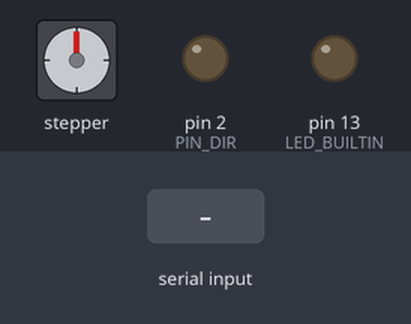
Recording of a program running on a simulated Arduino Nano, built with avr-gcc and run on an emulated ATmega328P. On the bench: stepper motor, output pins drawn as LEDs (lit = HIGH). The test bench sets the inputs (shaded band). Stepper angles assume 200 steps per turn; what the program prints to the serial monitor is not drawn.

Above: at 3.9 s.
4.0 s: "MOVE 90\n" received over Serial
At 4.41 s:
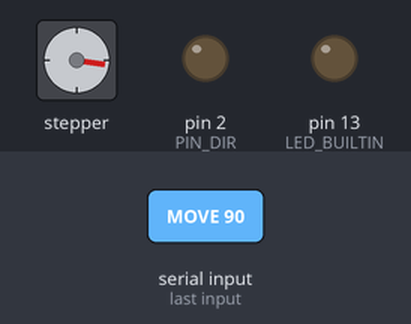
At 5.3 s:
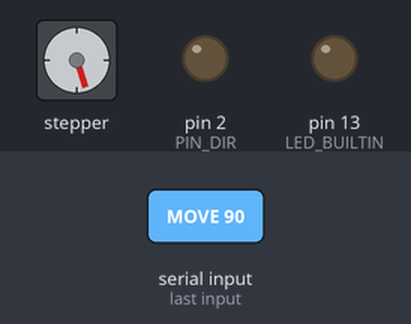
6.0 s: "MOVE 90\n" received over Serial
At 6.8 s:
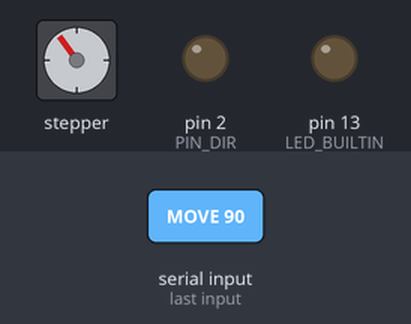
Timing chart, 0 to 9.0 s (numbered marks = the images above; inputs shaded):
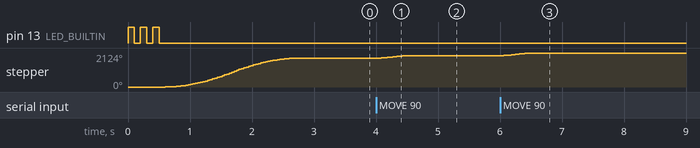

The program:

main.cpp
```cpp
/*
 * EXP_011 — Step 5+6: AccelStepper + Serial Commands
 * ====================================================
 * Tests AccelStepper library with the same pins that worked in raw GPIO.
 * Also adds serial command interface for interactive testing.
 *
 * On boot:
 *   1. Blink LED 3x
 *   2. Blocking AccelStepper move: 1000 steps forward
 *   3. Print result to serial
 *
 * Serial commands:
 *   PING            → PONG
 *   STATUS          → position, speed, moving state
 *   MOVE <steps>    → relative move
 *   STOP            → emergency stop
 *   SPEED <sps>     → set max speed
 *   ACCEL <val>     → set acceleration
 *   RAWTEST         → 200 raw GPIO pulses (bypass AccelStepper)
 *
 * Pins: D4 = STEP (PUL+), D2 = DIR (DIR+)
 */

#include <Arduino.h>
#include <AccelStepper.h>

#define PIN_STEP  4
#define PIN_DIR   2

AccelStepper stepper(AccelStepper::DRIVER, PIN_STEP, PIN_DIR);

String inputBuffer = "";

void processCommand(String cmd) {
    cmd.trim();
    cmd.toUpperCase();
    if (cmd.length() == 0) return;

    if (cmd == "PING") {
        Serial.println("PONG");
        return;
    }

    if (cmd == "STATUS") {
        Serial.print("POS:"); Serial.println(stepper.currentPosition());
        Serial.print("SPEED:"); Serial.println((int)stepper.maxSpeed());
        Serial.print("MOVING:"); Serial.println(stepper.isRunning() ? 1 : 0);
        Serial.print("TARGET:"); Serial.println(stepper.targetPosition());
        return;
    }

    if (cmd == "STOP") {
        stepper.stop();
        Serial.println("OK STOPPED");
        return;
    }

    if (cmd.startsWith("MOVE ")) {
        long steps = cmd.substring(5).toInt();
        stepper.move(steps);
        Serial.print("OK MOVE "); Serial.println(steps);
        return;
    }

    if (cmd.startsWith("SPEED ")) {
        float spd = cmd.substring(6).toFloat();
        stepper.setMaxSpeed(spd);
        Serial.print("OK SPEED "); Serial.println((int)spd);
        return;
    }

    if (cmd.startsWith("ACCEL ")) {
        float a = cmd.substring(6).toFloat();
        stepper.setAcceleration(a);
        Serial.print("OK ACCEL "); Serial.println((int)a);
        return;
    }

    if (cmd == "RAWTEST") {
        Serial.println("RAWTEST_START");
        digitalWrite(PIN_DIR, LOW);
        for (int i = 0; i < 200; i++) {
            digitalWrite(PIN_STEP, HIGH);
            delayMicroseconds(500);
            digitalWrite(PIN_STEP, LOW);
            delayMicroseconds(500);
        }
        Serial.println("OK RAWTEST 200 pulses");
        return;
    }

    Serial.print("ERROR:UNKNOWN:"); Serial.println(cmd);
}

void setup() {
    Serial.begin(115200);

    // AccelStepper setup
    stepper.setMaxSpeed(2000.0);
    stepper.setAcceleration(1000.0);
    stepper.setMinPulseWidth(20);

    // Ensure pins are OUTPUT (AccelStepper should do this, but belt-and-suspenders)
    pinMode(PIN_STEP, OUTPUT);
    pinMode(PIN_DIR, OUTPUT);

    // Alive blink
    pinMode(LED_BUILTIN, OUTPUT);
    for (int i = 0; i < 3; i++) {
        digitalWrite(LED_BUILTIN, HIGH); delay(100);
        digitalWrite(LED_BUILTIN, LOW); delay(100);
    }

    Serial.println("READY — EXP_011 Step 5: AccelStepper Test");

    // Boot test: blocking move 1000 steps
    Serial.println("BOOT_TEST: AccelStepper 1000 steps...");
    stepper.move(1000);
    while (stepper.run()) { }
    Serial.print("BOOT_TEST: DONE at pos=");
    Serial.println(stepper.currentPosition());

    Serial.println("Commands: PING, STATUS, MOVE <n>, STOP, SPEED <n>, ACCEL <n>, RAWTEST");
}

void loop() {
    stepper.run();

    while (Serial.available()) {
        char c = Serial.read();
        if (c == '\n') {
            processCommand(inputBuffer);
            inputBuffer = "";
        } else if (c != '\r') {
            inputBuffer += c;
        }
        stepper.run();
    }
}
```

Measured:
- after the input at 4.0 s, stepper: turns 162° clockwise in 0.53 s, starting at once
- after the input at 6.0 s, stepper: turns 162° clockwise in 0.53 s, starting at once
- by itself, stepper: turns 1800° clockwise in 2.1 s
